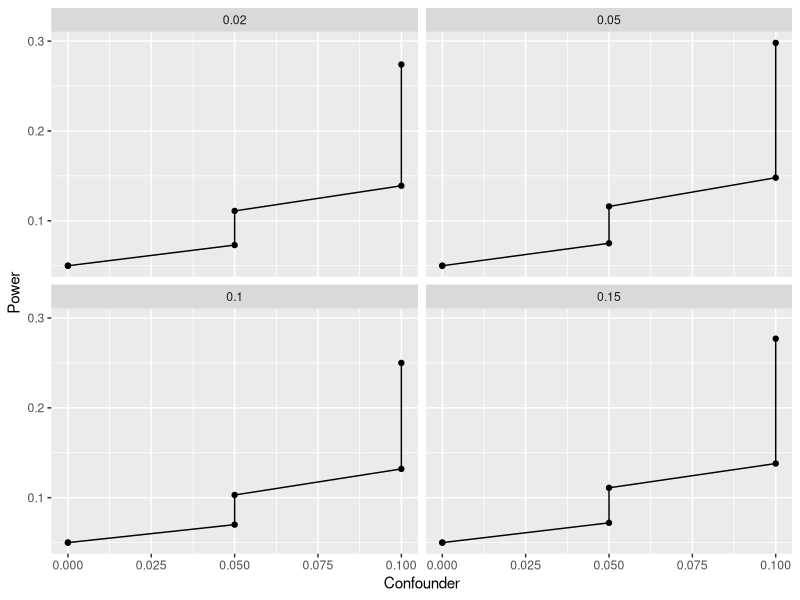

The R source for this figure:
library(tidyverse)

# Read in these files
mx_estimates <- read.csv("2024-05-01_mx_estimates_results.csv")
mx_power <- read.csv("2024-05-01_mx_power_results.csv")
gee_estimates <- read.csv("2024-05-01_gee_estimates_results.csv")
gee_power <- read.csv("2024-05-01_gee_power_results.csv")

# Appendix data
app_mx_estimates <- read.csv("2024-05-07_mx_estimates_appendix.csv")
app_mx_power <- read.csv("2024-05-07_mx_power_appendix.csv")
app_gee_estimates <- read.csv("2024-05-07_gee_estimates_appendix.csv")
app_gee_power <- read.csv("2024-05-07_gee_power_appendix.csv")

# Trying to fix the data
app_gee_power$prs <- rep(c(0.02, 0.05, 0.1, 0.15), each = 9)

# Create dataset
p5_data <- app_gee_power %>%
  filter(g == 0) %>%
  select("b", "p5", 'prs') %>%
  mutate(Variable = "CT")

p6_data <- app_gee_power %>%
  filter(b == 0) %>%
  select("g", "p6", 'prs') %>%
  mutate(Variable = "SI")

colnames(p5_data)[1:3] <- c("Confounder", "Power", "PGS")
colnames(p6_data)[1:3] <- c("Confounder", "Power", "PGS")
gee_plot_data <- rbind(p5_data, p6_data)

ggplot(data = gee_plot_data, mapping = aes(x = Confounder, y = Power)) +
  geom_line() +
  geom_point() +
  facet_wrap(~PGS)

